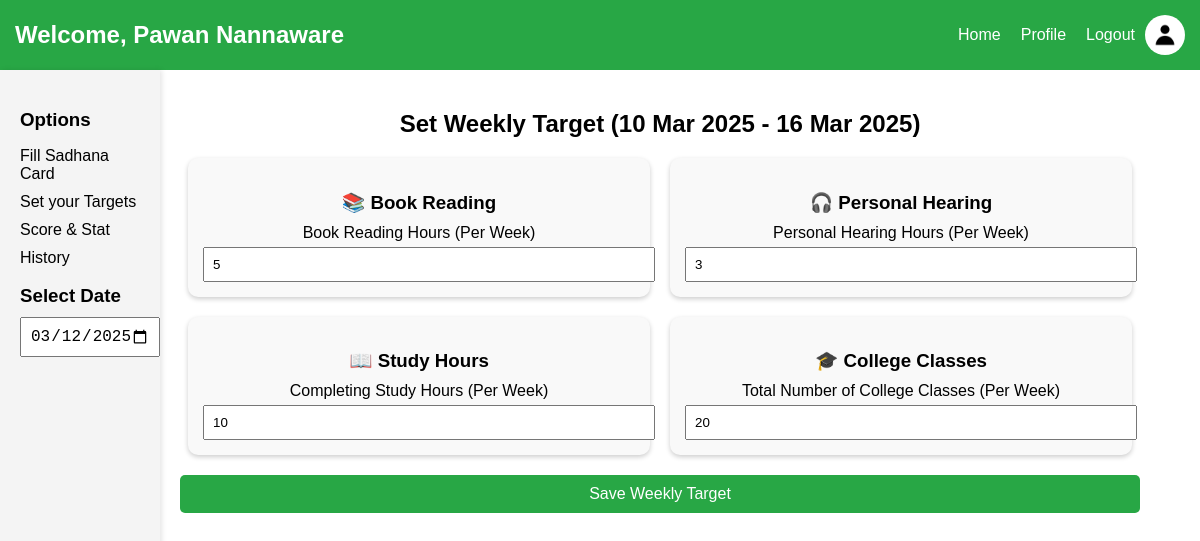
The page /set_weekly_target (signed in) on the database as committed earlier.
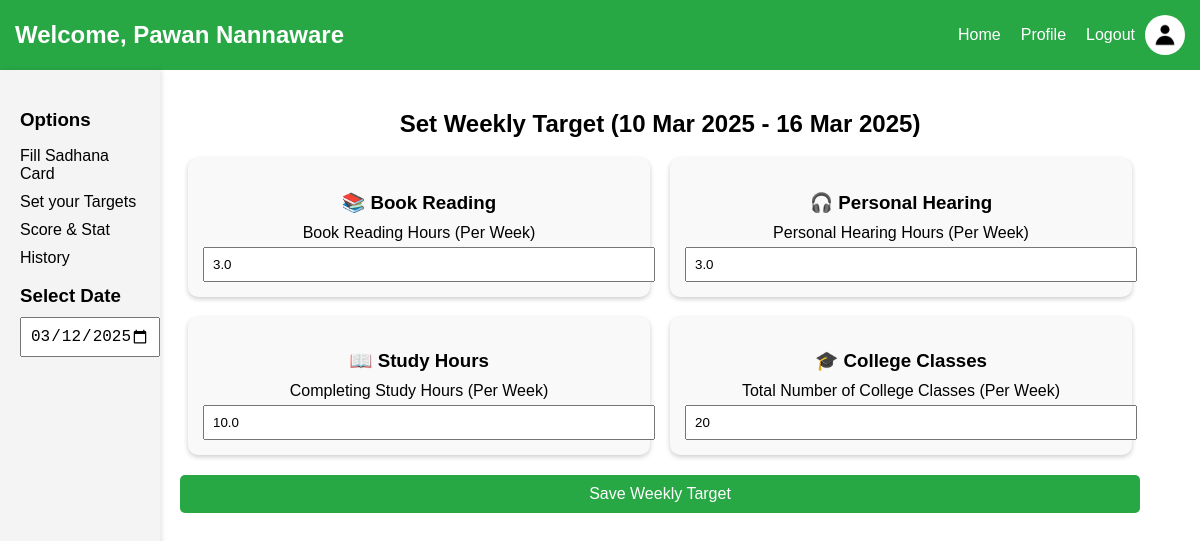
The same page on the database as committed later.
### app.py (models this page shows)
class User(db.Model):
    id = db.Column(db.Integer, primary_key=True)
    first_name = db.Column(db.String(50), nullable=False)
    last_name = db.Column(db.String(50), nullable=False)
    email = db.Column(db.String(100), unique=True, nullable=False)
    mobile = db.Column(db.String(15), unique=True, nullable=False)
    username = db.Column(db.String(50), unique=True, nullable=False)
    password = db.Column(db.String(255), nullable=False)
    gender = db.Column(db.String(10))
    dob = db.Column(db.String(10))
    address = db.Column(db.String(255))
    profile_picture = db.Column(db.String(255))
    security_question = db.Column(db.String(100))
    security_answer = db.Column(db.String(100))

class TargetSetting(db.Model):
    id = db.Column(db.Integer, primary_key=True)
    user_id = db.Column(db.Integer, db.ForeignKey("user.id"), nullable=False)
    start_date = db.Column(db.Date, nullable=False)  # Start of the week
    end_date = db.Column(db.Date, nullable=False)  # End of the week
    book_reading_hours = db.Column(db.Float, default=0)  # In hours
    personal_hearing_hours = db.Column(db.Float, default=0)  # In hours
    study_hours = db.Column(db.Float, default=0)  # In hours
    college_classes = db.Column(db.Integer, default=0)  # Number of classes
    user = db.relationship("User", backref=db.backref("target_settings", lazy=True))

### app.py (the view, shortened to what this page needs)
@app.route("/set_weekly_target", methods=["GET", "POST"])
def set_weekly_target():
    if "user_id" not in session:
        return redirect(url_for("login"))
    user_id = session["user_id"]
    selected_date = request.args.get("date", date.today().strftime("%Y-%m-%d"))
    selected_date = datetime.strptime(selected_date, "%Y-%m-%d").date()
    start_date = selected_date - timedelta(days=selected_date.weekday())
    end_date = start_date + timedelta(days=6)  # End of the week (Sunday)
    target_entry = TargetSetting.query.filter_by(user_id=user_id, start_date=start_date, end_date=end_date).first()
    return render_template("set_weekly_target.html", target_entry=target_entry, start_date=start_date, end_date=end_date)

### app.py (called while the page is built)
@app.context_processor
def inject_user():
    user=None
    if "user_id" in session:
        user = User.query.get(session["user_id"])
    return dict(user=user,date=date)

@app.context_processor
def inject_utilities():
    return dict(timedelta=timedelta, date=date)

### templates/set_weekly_target.html (shortened to what this page needs)
<!DOCTYPE html>
<html lang="en">
<head>
    <link rel="stylesheet" type="text/css" href="{{ url_for('static', filename='style.css') }}">
</head>
<body>
    {% include 'navbar.html' %}
    <div class="main-container">
        {% include 'verticalbar_sadhana.html' %}
        <div class="content-container">
            <h2>Set Weekly Target ({{ start_date.strftime('%d %b %Y') }} - {{ end_date.strftime('%d %b %Y') }})</h2>
            <form method="POST">
                <div class="target-container">
                    <div class="target-box">
                        <h3>📚 Book Reading</h3>
                        <label>Book Reading Hours (Per Week)</label>
                        <input type="number" step="0.5" name="book_reading_hours" value="{{ target_entry.book_reading_hours if target_entry else 5 }}" min="0">
                    </div>
                    <div class="target-box">
                        <h3>🎧 Personal Hearing</h3>
                        <label>Personal Hearing Hours (Per Week)</label>
                        <input type="number" step="0.5" name="personal_hearing_hours" value="{{ target_entry.personal_hearing_hours if target_entry else 3 }}" min="0">
                    </div>
                    <div class="target-box">
                        <h3>📖 Study Hours</h3>
                        <label>Completing Study Hours (Per Week)</label>
                        <input type="number" step="0.5" name="study_hours" value="{{ target_entry.study_hours if target_entry else 10 }}" min="0">
                    </div>
                    <div class="target-box">
                        <h3>🎓 College Classes</h3>
                        <label>Total Number of College Classes (Per Week)</label>
                        <input type="number" name="college_classes" value="{{ target_entry.college_classes if target_entry else 20 }}" min="0">
                    </div>
                </div>
                <button type="submit" class="save-button">Save Weekly Target</button>
            </form>
        </div>
    </div>
</body>
</html>

### templates/navbar.html (shortened to what this page needs)
<div class="navbar">
    {% if user %}
        <h2>Welcome, {{ user.first_name }} {{ user.last_name }}</h2>
    {% else %}
        <h2>Welcome, Guest</h2>
    {% endif %}
    <div class="nav-links">
        <a href="{{ url_for('home') }}">Home</a>
        <a href="{{ url_for('profile') }}">Profile</a>
        <a href="{{ url_for('logout') }}" class="logout">Logout</a>
        <div class="profile-container">
            {% if user and user.profile_picture %}
                <img src="{{ user.profile_picture }}" alt="Profile Pic" class="profile-pic" id="profilePic">
            {% else %}
                <img src="{{ url_for('static', filename='default_profile.png') }}" alt="Default Profile" class="profile-pic" id="profilePic">
            {% endif %}
        </div>
    </div>
</div>

### templates/verticalbar_sadhana.html (shortened to what this page needs)
<div class="sidebar">
    <h3>Options</h3>
    <ul>
        <li><a href="{{ url_for('filling_card', date=request.args.get('date', date.today().strftime('%Y-%m-%d'))) }}">Fill Sadhana Card</a></li>
        <li><a href="{{ url_for('set_weekly_target', week_start=request.args.get('week_start', date.today().strftime('%Y-%m-%d'))) }}">Set your Targets</a></li>
        <li><a href="{{ url_for('score_stat', week_start=request.args.get('week_start', date.today().strftime('%Y-%m-%d'))) }}">Score & Stat</a></li>
        <li><a href="{{ url_for('history', start_date=request.args.get('start_date', (date.today() - timedelta(days=30)).strftime('%Y-%m-%d')), end_date=request.args.get('end_date', date.today().strftime('%Y-%m-%d'))) }}">History</a></li>
    </ul>
    <h3>Select Date</h3>
    <input type="date" class="calendar" id="calendar" value="{{ request.args.get('date', date.today().strftime('%Y-%m-%d')) }}" onchange="updateDate(this.value)">
</div>

### static/style.css (style rules this page uses)
body { font-family: Arial, sans-serif; margin: 0; padding: 0; }
.main-container { display: flex; width: 100%; height: 100vh; }
.sidebar { width:10%; min-width: 100px; background-color: #f4f4f4; padding: 20px; box-shadow: 2px 0px 5px rgba(0, 0, 0, 0.1); }
.sidebar h3 { margin-bottom: 10px; }
.sidebar ul { list-style: none; padding: 0; }
.sidebar ul li { margin-bottom: 10px; }
.sidebar ul li a { text-decoration: none; color: black; }
.calendar { width: 100%; padding: 8px; font-size: 16px; }
.content-container { width: 80%; padding: 20px; text-align: center; }
.save-button { margin-top: 20px; padding: 10px; font-size: 18px; background-color: #28a745; color: white; border: none; cursor: pointer; }

### templates/set_weekly_target.html (style rules this page uses)
.target-container { display: flex; flex-wrap: wrap; gap: 20px; justify-content: center; margin-top: 20px; }
.target-box { width: 45%; background: #f9f9f9; padding: 15px; border-radius: 10px; box-shadow: 0px 2px 5px rgba(0, 0, 0, 0.2); }
.target-box h3 { text-align: center; margin-bottom: 10px; }
.target-box input, .target-box select { width: 100%; padding: 8px; margin-top: 5px; }
.save-button { display: block; width: 100%; padding: 10px; background: #28a745; color: white; border: none; cursor: pointer; font-size: 16px; margin-top: 20px; border-radius: 5px; }

### templates/navbar.html (style rules this page uses)
.navbar { background-color: #28a745; padding: 15px; display: flex; justify-content: space-between; align-items: center; color: white; }
.navbar h2 { margin: 0; }
.nav-links { display: flex; align-items: center; }
.nav-links a { color: white; text-decoration: none; margin-left: 20px; font-size: 16px; }
.profile-container { display: flex; align-items: center; }
.profile-pic { width: 40px; height: 40px; border-radius: 50%; margin-left: 10px; cursor: pointer; }

Rows that differ between the two databases and show on the page:
added TargetSetting: strftime "10 Mar 2025", strftime "16 Mar 2025", book_reading_hours "3.0", personal_hearing_hours "3.0", study_hours "10.0", college_classes "20"
Other text that changed with them:
{{ start_date.strftime('%d %b %Y') }}: "10 Mar 2025" → (not shown)
{{ end_date.strftime('%d %b %Y') }}: "16 Mar 2025" → (not shown)
form field book_reading_hours: "5" → (not shown)
form field personal_hearing_hours: "3" → (not shown)
form field study_hours: "10" → (not shown)
form field college_classes: "20" → (not shown)
